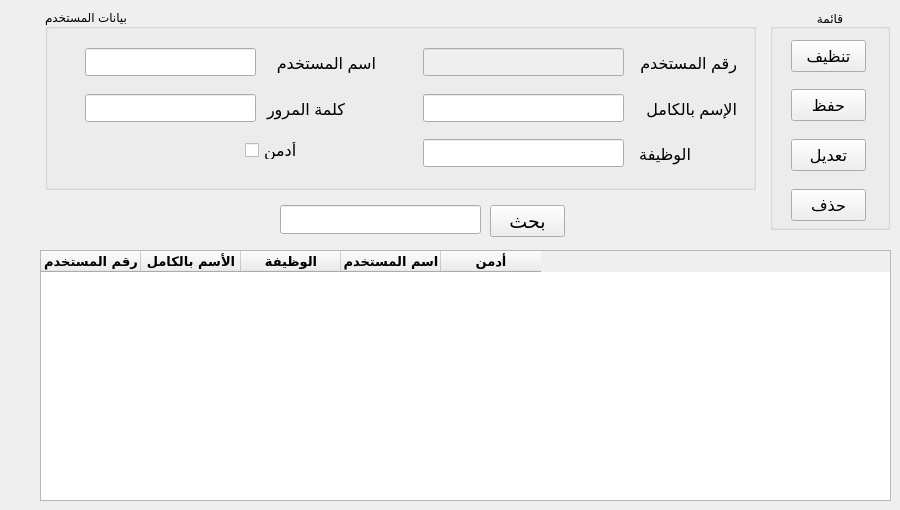
    <widget class="QWidget" name="tab_2">
     <attribute name="title">
      <string>المستخدمين</string>
     </attribute>
     <widget class="QLineEdit" name="lineEdit_8">
      <property name="geometry">
       <rect>
        <x>280</x>
        <y>205</y>
        <width>201</width>
        <height>29</height>
       </rect>
      </property>
     </widget>
     <widget class="QGroupBox" name="groupBox_5">
      <property name="geometry">
       <rect>
        <x>45</x>
        <y>9</y>
        <width>711</width>
        <height>181</height>
       </rect>
      </property>
      <property name="title">
       <string>بيانات المستخدم</string>
      </property>
      <widget class="QLabel" name="label_10">
       <property name="geometry">
        <rect>
         <x>588</x>
         <y>42</y>
         <width>104</width>
         <height>24</height>
        </rect>
       </property>
       <property name="font">
        <font>
         <pointsize>12</pointsize>
        </font>
       </property>
       <property name="text">
        <string>رقم المستخدم</string>
       </property>
      </widget>
      <widget class="QLabel" name="label_11">
       <property name="geometry">
        <rect>
         <x>590</x>
         <y>88</y>
         <width>102</width>
         <height>24</height>
        </rect>
       </property>
       <property name="font">
        <font>
         <pointsize>12</pointsize>
        </font>
       </property>
       <property name="text">
        <string>الإسم بالكامل</string>
       </property>
      </widget>
      <widget class="QLabel" name="label_12">
       <property name="geometry">
        <rect>
         <x>590</x>
         <y>133</y>
         <width>56</width>
         <height>24</height>
        </rect>
       </property>
       <property name="font">
        <font>
         <pointsize>12</pointsize>
        </font>
       </property>
       <property name="text">
        <string>الوظيفة</string>
       </property>
      </widget>
      <widget class="QLabel" name="label_20">
       <property name="geometry">
        <rect>
         <x>220</x>
         <y>42</y>
         <width>111</width>
         <height>24</height>
        </rect>
       </property>
       <property name="font">
        <font>
         <pointsize>12</pointsize>
        </font>
       </property>
       <property name="text">
        <string>اسم المستخدم</string>
       </property>
      </widget>
      <widget class="QLabel" name="label_21">
       <property name="geometry">
        <rect>
         <x>220</x>
         <y>88</y>
         <width>80</width>
         <height>24</height>
        </rect>
       </property>
       <property name="font">
        <font>
         <pointsize>12</pointsize>
        </font>
       </property>
       <property name="text">
        <string>كلمة المرور</string>
       </property>
      </widget>
      <widget class="QCheckBox" name="checkBox">
       <property name="geometry">
        <rect>
         <x>200</x>
         <y>133</y>
         <width>70</width>
         <height>17</height>
        </rect>
       </property>
       <property name="font">
        <font>
         <pointsize>12</pointsize>
        </font>
       </property>
       <property name="layoutDirection">
        <enum>Qt::LeftToRight</enum>
       </property>
       <property name="text">
        <string>أدمن</string>
       </property>
      </widget>
      <widget class="QLineEdit" name="lineEdit_3">
       <property name="enabled">
        <bool>false</bool>
       </property>
       <property name="geometry">
        <rect>
         <x>378</x>
         <y>39</y>
         <width>201</width>
         <height>28</height>
        </rect>
       </property>
       <property name="font">
        <font>
         <pointsize>12</pointsize>
        </font>
       </property>
      </widget>
      <widget class="QLineEdit" name="lineEdit_4">
       <property name="geometry">
        <rect>
         <x>378</x>
         <y>85</y>
         <width>201</width>
         <height>28</height>
        </rect>
       </property>
       <property name="font">
        <font>
         <pointsize>12</pointsize>
        </font>
       </property>
      </widget>
      <widget class="QLineEdit" name="lineEdit_5">
       <property name="geometry">
        <rect>
         <x>378</x>
         <y>130</y>
         <width>201</width>
         <height>28</height>
        </rect>
       </property>
       <property name="font">
        <font>
         <pointsize>12</pointsize>
        </font>
       </property>
      </widget>
      <widget class="QLineEdit" name="lineEdit_6">
       <property name="geometry">
        <rect>
         <x>40</x>
         <y>39</y>
         <width>171</width>
         <height>28</height>
        </rect>
       </property>
       <property name="font">
        <font>
         <pointsize>12</pointsize>
        </font>
       </property>
      </widget>
      <widget class="QLineEdit" name="lineEdit_7">
       <property name="geometry">
        <rect>
         <x>40</x>
         <y>85</y>
         <width>171</width>
         <height>28</height>
        </rect>
       </property>
       <property name="font">
        <font>
         <pointsize>12</pointsize>
        </font>
       </property>
      </widget>
     </widget>
     <widget class="QGroupBox" name="groupBox_4">
      <property name="geometry">
       <rect>
        <x>770</x>
        <y>9</y>
        <width>120</width>
        <height>221</height>
       </rect>
      </property>
      <property name="title">
       <string>قائمة</string>
      </property>
      <property name="alignment">
       <set>Qt::AlignCenter</set>
      </property>
      <widget class="QPushButton" name="pushButton_12">
       <property name="geometry">
        <rect>
         <x>21</x>
         <y>180</y>
         <width>75</width>
         <height>32</height>
        </rect>
       </property>
       <property name="font">
        <font>
         <pointsize>12</pointsize>
        </font>
       </property>
       <property name="text">
        <string>حذف</string>
       </property>
      </widget>
      <widget class="QPushButton" name="pushButton_10">
       <property name="geometry">
        <rect>
         <x>21</x>
         <y>80</y>
         <width>75</width>
         <height>32</height>
        </rect>
       </property>
       <property name="font">
        <font>
         <pointsize>12</pointsize>
        </font>
       </property>
       <property name="text">
        <string>حفظ</string>
       </property>
      </widget>
      <widget class="QPushButton" name="pushButton_11">
       <property name="geometry">
        <rect>
         <x>21</x>
         <y>130</y>
         <width>75</width>
         <height>32</height>
        </rect>
       </property>
       <property name="font">
        <font>
         <pointsize>12</pointsize>
        </font>
       </property>
       <property name="text">
        <string>تعديل</string>
       </property>
      </widget>
      <widget class="QPushButton" name="pushButton_9">
       <property name="geometry">
        <rect>
         <x>21</x>
         <y>31</y>
         <width>75</width>
         <height>32</height>
        </rect>
       </property>
       <property name="font">
        <font>
         <pointsize>12</pointsize>
        </font>
       </property>
       <property name="text">
        <string>تنظيف</string>
       </property>
      </widget>
     </widget>
     <widget class="QPushButton" name="pushButton_13">
      <property name="geometry">
       <rect>
        <x>490</x>
        <y>205</y>
        <width>75</width>
        <height>32</height>
       </rect>
      </property>
      <property name="font">
       <font>
        <pointsize>14</pointsize>
       </font>
      </property>
      <property name="text">
       <string>بحث</string>
      </property>
     </widget>
     <widget class="QTableWidget" name="tableWidget">
      <property name="geometry">
       <rect>
        <x>40</x>
        <y>250</y>
        <width>851</width>
        <height>251</height>
       </rect>
      </property>
      <property name="font">
       <font>
        <family>Tajawal</family>
        <pointsize>10</pointsize>
        <weight>75</weight>
        <bold>true</bold>
       </font>
      </property>
      <column>
       <property name="text">
        <string>رقم المستخدم</string>
       </property>
       <property name="font">
        <font>
         <family>Tajawal</family>
         <pointsize>10</pointsize>
        </font>
       </property>
      </column>
      <column>
       <property name="text">
        <string>الأسم بالكامل</string>
       </property>
      </column>
      <column>
       <property name="text">
        <string>الوظيفة</string>
       </property>
      </column>
      <column>
       <property name="text">
        <string>اسم المستخدم</string>
       </property>
      </column>
      <column>
       <property name="text">
        <string>أدمن</string>
       </property>
      </column>
     </widget>
    </widget>
